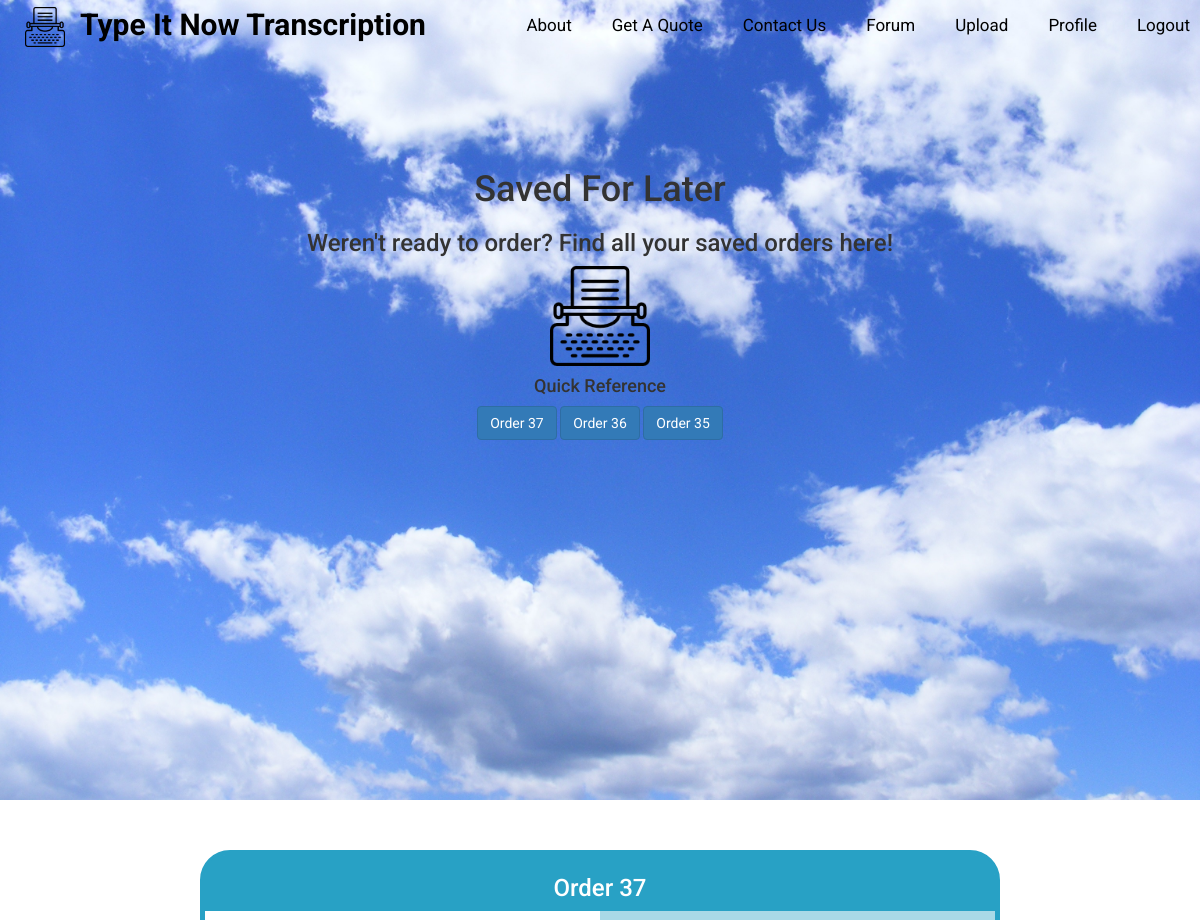
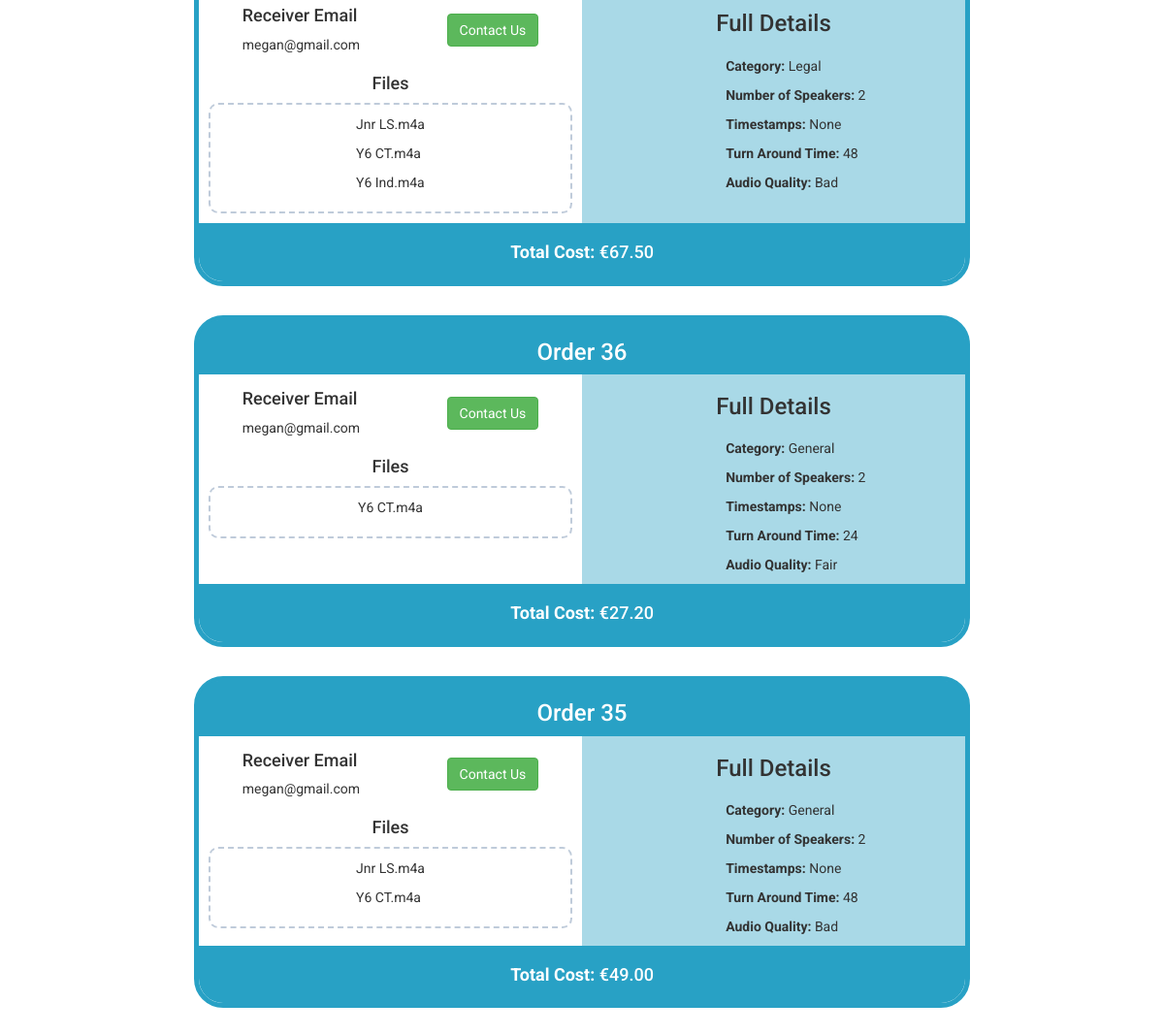
/saved-for-later/ (signed in), run on the app's committed database (2 pictures, top to bottom).
### upload/models.py (models this page shows, shortened)
class TranscriptDetails(models.Model):
    user = models.ForeignKey(settings.AUTH_USER_MODEL, related_name='transcript_details')
    category = models.CharField(max_length=8, choices=CATEGORY_CHOICES)
    text_format = models.CharField(max_length=19, choices=TEXT_FORMAT_CHOICES)
    num_speakers = models.CharField(max_length=2, choices=NUM_SPEAKER_CHOICES)
    timestamps = models.CharField(max_length=13, choices=TIMESTAMP_CHOICES)
    tat = models.CharField(max_length=8, choices=TAT_CHOICES)
    audio_quality = models.CharField(max_length=4, choices=AUDIO_QUAL_CHOICES)
    total_price = models.DecimalField(max_digits=6, decimal_places=2)
    status = models.CharField(max_length=5, default='Processing', choices=STATUS_CHOICES)
    saved = models.BooleanField(default=False)
    purchased_at = models.DateTimeField(blank=True, null=True)
    deadline = models.DateTimeField(blank=True, null=True)
    @property
    def paypal_form(self):
        paypal_dict = {
            "business": settings.PAYPAL_RECEIVER_EMAIL,
            "amount": self.total_price,
            "currency": "EUR",
            "item_name": "%s-%s Transcript" % (self.category, self.text_format),
            "invoice": "%s-%s" % (self.pk, uuid.uuid4()),
            "notify_url": settings.PAYPAL_NOTIFY_URL,
            "return_url": "%s/paypal-return" % settings.SITE_URL,
            "cancel_return": "%s/paypal-cancel" % settings.SITE_URL,
            "custom": "%s-%s" % (self.pk, self.tat)
        }
        return PayPalPaymentsForm(initial=paypal_dict)

class UploadFiles(models.Model):
    user = models.ForeignKey(settings.AUTH_USER_MODEL, related_name='uploads')
    transcript_details = models.ForeignKey('TranscriptDetails', related_name='uploaded_files', blank=True, null=True)
    file = models.FileField(upload_to='client_files/%Y/%m/%d', validators=[validate_file_extension], blank=True,
                            null=True)
    uploaded_at = models.DateTimeField(auto_now_add=True, blank=True, null=True)
    file_name = models.CharField(max_length=500, default='')
    file_length_mins = models.CharField(max_length=255, default='', blank=True, null=True)
    status = models.CharField(max_length=5, default='Processing', choices=STATUS_CHOICES)

### accounts/models.py (models this page shows)
class User(AbstractUser):
    objects = AccountUserManager()
    last_login = models.DateTimeField(default=timezone.now)
    previous_login = models.DateTimeField(default=timezone.now)
    image = models.ImageField(upload_to='profile_images', blank=True, null=True)
    first_name = models.CharField(max_length=255, default='', blank=True, null=True)
    last_name = models.CharField(max_length=255, default='', blank=True, null=True)
    location = CountryField(blank=True, null=True)
    company = models.CharField(max_length=255, default='', blank=True, null=True)
    phone_regex = RegexValidator(regex=r'^\+?1?\d{9,15}$',
                                 message="Phone number must be entered in the format: '+999999999'. "
                                         "Up to 15 digits allowed.")
    phone_number = models.CharField(validators=[phone_regex], max_length=15, blank=True)

### upload/views.py (the view)
# urls.py: url(r'^saved-for-later/$', upload_views.get_saved_for_later, name='saved_for_later'),
@login_required(login_url='/login/')
def get_saved_for_later(request):
    transcript_details = TranscriptDetails.objects.filter(user=request.user, status='Processing', saved=True).order_by(
        '-id')
    total_time = UploadFiles.objects.filter(user=request.user, status='Processing').aggregate(Sum('file_length_mins'))
    args = {'transcript_details': transcript_details, 'total_time': total_time}
    return render(request, "saved-for-later.html", args)

### upload/templates/saved-for-later.html (shortened to what this page needs)
{% extends "base.html" %}
{% load staticfiles %}
{% load upload_extras %}
{% block content %}
    {% if transcript_details %}
        <div class="saved-for-later opening center">
            <h1>Saved For Later</h1>
            <h3>Weren't ready to order? Find all your saved orders here!</h3>
            <div class="opening-icon"></div>
            <h4>Quick Reference</h4>
            {% for detail in transcript_details %}
                <a href="#{{ detail.id }}" class="btn btn-primary">Order {{ detail.id }}</a>
            {% endfor %}
        </div>
        <div class="saved-for-later ticket">
            {% for detail in transcript_details %}
                <div class="saved-for-later box" id="{{ detail.id }}">
                    <div class="saved-for-later id">
                        <h3>Order {{ detail.id }}</h3>
                    </div>
                    <div class="saved-for-later main">
                        <div class="saved-for-later left">
                        <div class="saved-for-later left-details">
                            <div>
                                <h4>Receiver Email</h4>
                                <p>{{ user.email }}</p>
                            </div>
                            <div>
                                <a class="btn btn-success" href="{% url 'contact' %}">Contact Us</a>
                            </div>
                        </div>
                            <h4 class="center">Files</h4>
                            <div class="file-div">
                                <div>
                                    {% for file in detail.uploaded_files.all %}
                                        <p>{{ file.file_name }}</p>
                                    {% endfor %}
                                </div>
                            </div>
                        </div>
                        <div class="saved-for-later right">
                            <h3>Full Details</h3>
                            <div class="saved-for-later right-details">
                                <div class="saved-for-later full-details">
                                    <p><span>Category: </span>{{ detail.category }}</p>
                                    <p><span>Number of Speakers: </span>{{ detail.num_speakers }}</p>
                                    <p><span>Timestamps: </span>{{ detail.timestamps }}</p>
                                    <p><span>Turn Around Time: </span>{{ detail.tat }}</p>
                                    <p><span>Audio Quality: </span>{{ detail.audio_quality }}</p>
                                </div>
                            </div>
                        </div>
                    </div>
                    <div class="saved-for-later paypal">
                        <h4><span>Total Cost: </span>€{{ detail.total_price }}</h4>
                    </div>
                </div>
            {% endfor %}
        </div>
    {% endif %}
{% endblock %}

### static/css/main-style.css (style rules this page uses)
body { font-family: "Roboto"; }
a, a:hover, a:visited { text-decoration:none; color:inherit; }

### static/css/uploadapp-style.css (style rules this page uses)
.transcript-tracker span, .saved-for-later span { font-weight:bold; }
.center { text-align: center; }
.file-div { display:flex; flex-flow:row nowrap; justify-content: center; align-items: center; border: 2px dashed #bfcbda; border-radius:10px; margin: 10px; padding: 10px 0; }
.opening { padding:150px 200px; margin-bottom:50px; height:100vh; }
.opening-icon { background:url("../icons/typewriter.png") center; background-size:contain; height:100px; width:100px; margin:10px auto; }
.ticket { display:flex; flex-flow:row wrap; justify-content: space-around; align-items: center; padding: 0 200px; }
.box { flex:1; display:flex; flex-flow:column nowrap; justify-content:space-around; align-items: stretch; border-radius: 30px; min-width: 500px; margin-bottom:30px; }
.id { color:white; text-align:center; border-top-left-radius: 20px; border-top-right-radius: 20px; }
.main { display:flex; flex-flow:row nowrap; justify-content: space-between; align-items: stretch; }
.left { flex:1; }
.left-details { display:flex; flex-flow:row wrap; justify-content: space-around; align-items: center; }
.right { flex:1; text-align:center; }
.right-details { display:flex; flex-flow:row nowrap; align-items: center; justify-content: center; text-align:left; margin-top:5%; }
.full-details { flex:2; }
.saved-for-later.opening { background:url("../img/blue-clouds-day-fluffy-53594.jpeg") center; background-size:cover; }
.saved-for-later.box { border: 5px solid #28a1c5; }
.saved-for-later.id { background-color:#28a1c5; }
.saved-for-later.left-details { margin-top:5px; }
.saved-for-later.right { background-color:#a9d9e7; }
.saved-for-later.paypal { text-align:center; background-color:#28a1c5; padding: 10px 0; border-bottom-left-radius: 25px; border-bottom-right-radius: 25px; color:white; }

### data on the page
TranscriptDetails: id "37", category "Legal", num_speakers "2", timestamps "None", tat "48", audio_quality "Bad", total_price "67.50"
TranscriptDetails: id "36", category "General", num_speakers "2", timestamps "None", tat "24", audio_quality "Fair", total_price "27.20"
TranscriptDetails: id "35", category "General", num_speakers "2", timestamps "None", tat "48", audio_quality "Bad", total_price "49.00"
User: email "megan@gmail.com"
UploadFiles: file_name "Jnr LS.m4a"
UploadFiles: file_name "Y6 CT.m4a"
UploadFiles: file_name "Y6 Ind.m4a"
UploadFiles: file_name "Y6 CT.m4a"
UploadFiles: file_name "Jnr LS.m4a"
UploadFiles: file_name "Y6 CT.m4a"
